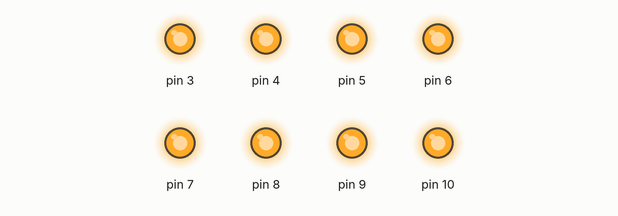
The sketch below on a simulated Arduino Uno, built with avr-gcc and run on an emulated ATmega328P. On the bench: output pins drawn as LEDs (lit = HIGH).

Above: at 0.05 s.
At 2.75 s:
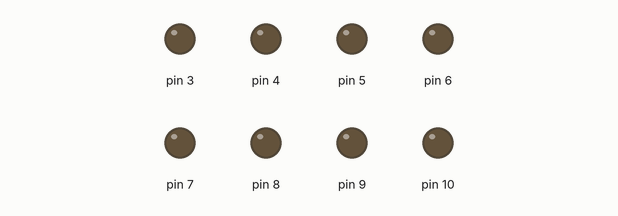
Timing chart, 0 to 3.0 s (numbered marks = the images above):
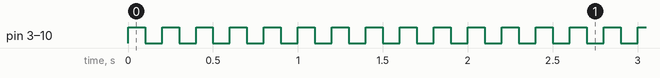

The sketch:

arduino_matlab.ino
```cpp
void setup() {
  // put your setup code here, to run once:
  Serial.begin(9600);
  pinMode(10, OUTPUT);
  pinMode(9, OUTPUT);
  pinMode(8, OUTPUT);
  pinMode(7, OUTPUT);
  pinMode(6, OUTPUT);
  pinMode(5, OUTPUT);
  pinMode(4, OUTPUT);
  pinMode(3, OUTPUT);
}

void loop() {
  // put your main code here, to run repeatedly:
  digitalWrite(10,HIGH);
  digitalWrite(9, HIGH);
  digitalWrite(8, HIGH);
  digitalWrite(7, HIGH);
  digitalWrite(6, HIGH);
  digitalWrite(5, HIGH);
  digitalWrite(4, HIGH);
  digitalWrite(3, HIGH);
  delay(100);
  digitalWrite(10,LOW);
  digitalWrite(9, LOW);
  digitalWrite(8, LOW);
  digitalWrite(7, LOW);
  digitalWrite(6, LOW);
  digitalWrite(5, LOW);
  digitalWrite(4, LOW);
  digitalWrite(3, LOW);
  delay(100);

}
```

Measured:
- by itself, pin 3–10: alternates HIGH for 0.10 s and LOW for 0.10 s
